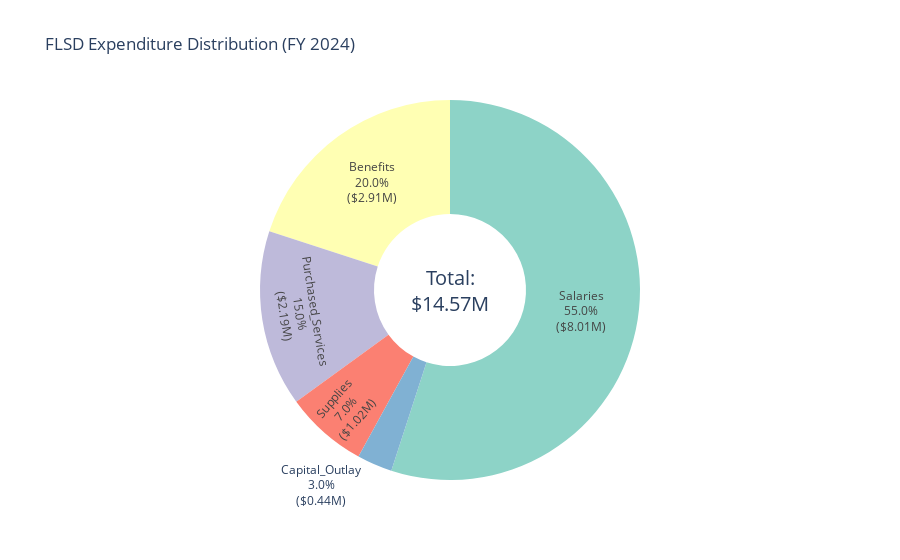

Here is the notebook cell this chart was saved with:
### Code cell
# Plot 3: Expenditure Breakdown (Donut Chart)
# Purpose: Show the distribution of expenditures across categories
# Objective: Highlight major cost centers and potential optimization areas

# Calculate percentages and format labels
exp_df['Percentage'] = (exp_df['Amount'] / exp_df['Amount'].sum()) * 100
exp_df['Label'] = exp_df.apply(lambda x: f"{x['Category']}<br>{x['Percentage']:.1f}%<br>(${x['Amount']:.2f}M)", axis=1)

fig = go.Figure(data=[go.Pie(
    labels=exp_df['Label'],
    values=exp_df['Amount'],
    hole=.4,
    marker_colors=px.colors.qualitative.Set3,
    textinfo='label',
    hovertemplate="<b>%{label}</b><br>" +
                  "Amount: $%{value:.2f}M<br>" +
                  "Growth Rate: %{customdata:.1%}<extra></extra>",
    customdata=exp_df['Growth_Rate']
)])

fig.update_layout(
    title='FLSD Expenditure Distribution (FY 2024)',
    annotations=[dict(
        text='Total:<br>$14.57M',
        x=0.5, y=0.5,
        font_size=20,
        showarrow=False
    )],
    showlegend=False
)

fig.show()
fig.write_html('flsd_expenditure_breakdown.html')

### Figure 1 — Plotly figure (JSON) as saved in the notebook; plotly's stock layout.template omitted (floating-point values rounded to 4 significant figures)
{"data": [{"customdata": [0.03, 0.05, 0.03, 0.03, 0], "hole": 0.4, "hovertemplate": "<b>%{label}</b><br>Amount: $%{value:.2f}M<br>Growth Rate: %{customdata:.1%}<extra></extra>", "labels": ["Salaries<br>55.0%<br>($8.01M)", "Benefits<br>20.0%<br>($2.91M)", "Purchased_Services<br>15.0%<br>($2.19M)", "Supplies<br>7.0%<br>($1.02M)", "Capital_Outlay<br>3.0%<br>($0.44M)"], "marker": {"colors": ["rgb(141,211,199)", "rgb(255,255,179)", "rgb(190,186,218)", "rgb(251,128,114)", "rgb(128,177,211)", "rgb(253,180,98)", "rgb(179,222,105)", "rgb(252,205,229)", "rgb(217,217,217)", "rgb(188,128,189)", "rgb(204,235,197)", "rgb(255,237,111)"]}, "textinfo": "label", "type": "pie", "values": [8.014, 2.914, 2.186, 1.02, 0.4371]}], "layout": {"annotations": [{"font": {"size": 20}, "showarrow": false, "text": "Total:<br>$14.57M", "x": 0.5, "y": 0.5}], "showlegend": false, "title": {"text": "FLSD Expenditure Distribution (FY 2024)"}}}
